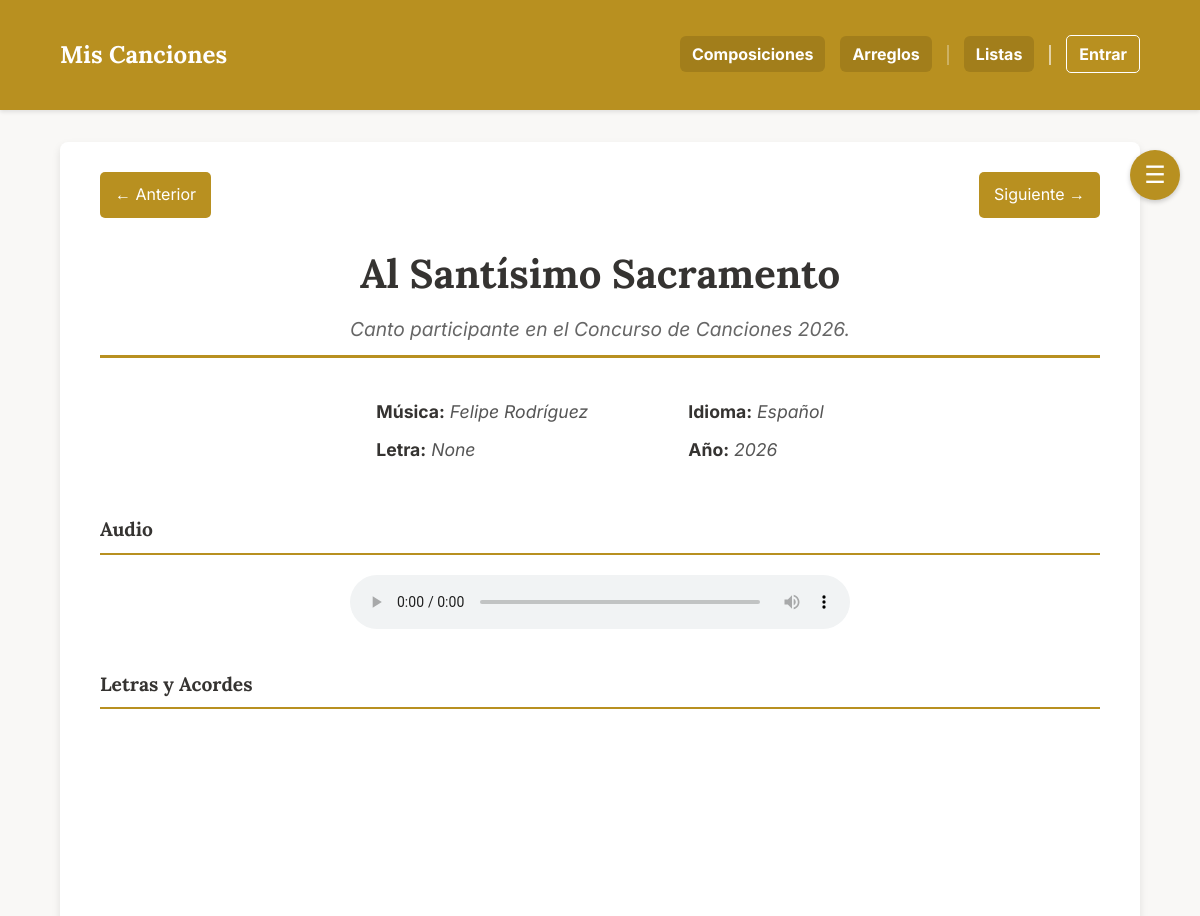
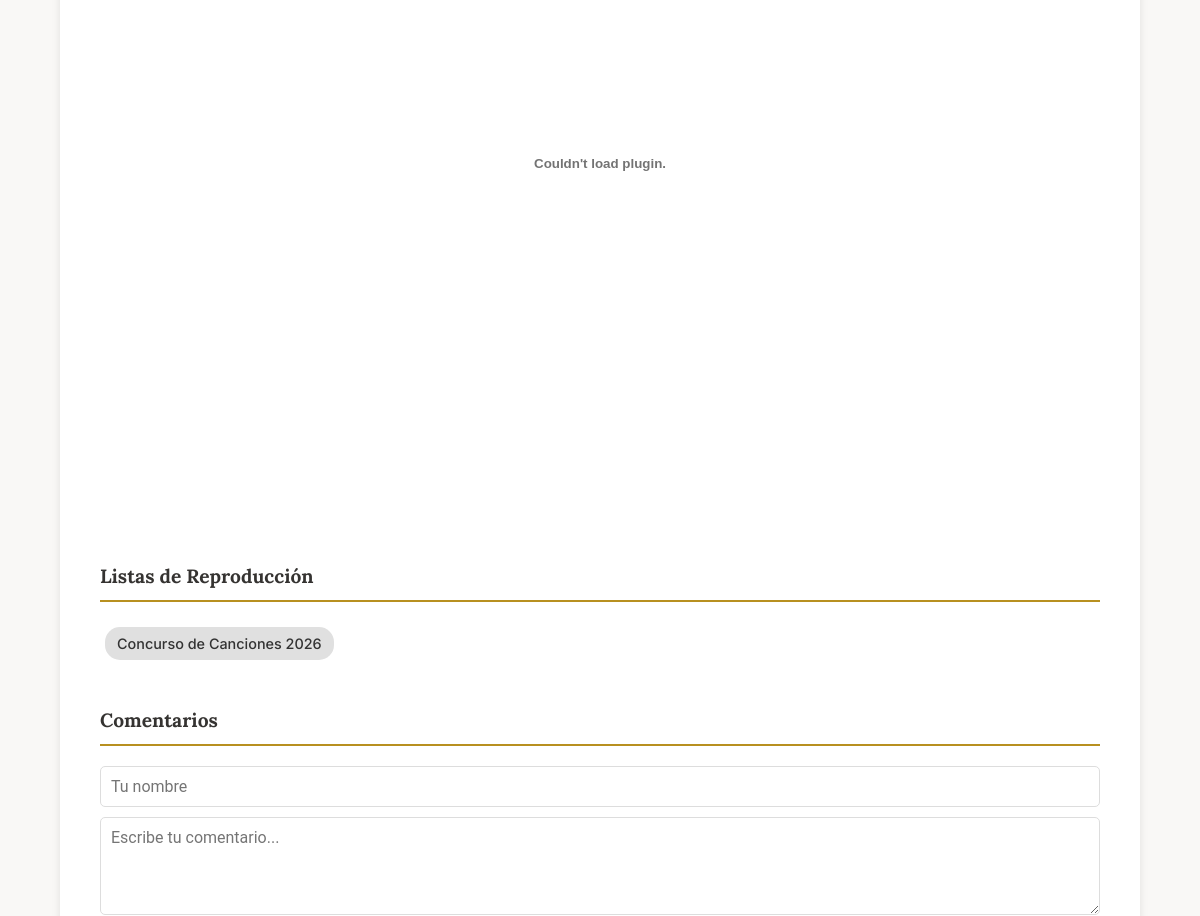
/composicion/28?context=index&tag_name=&search=&sort_by=alfabetico (upper part), run on an earlier commit of the app's database (2 pictures, top to bottom).
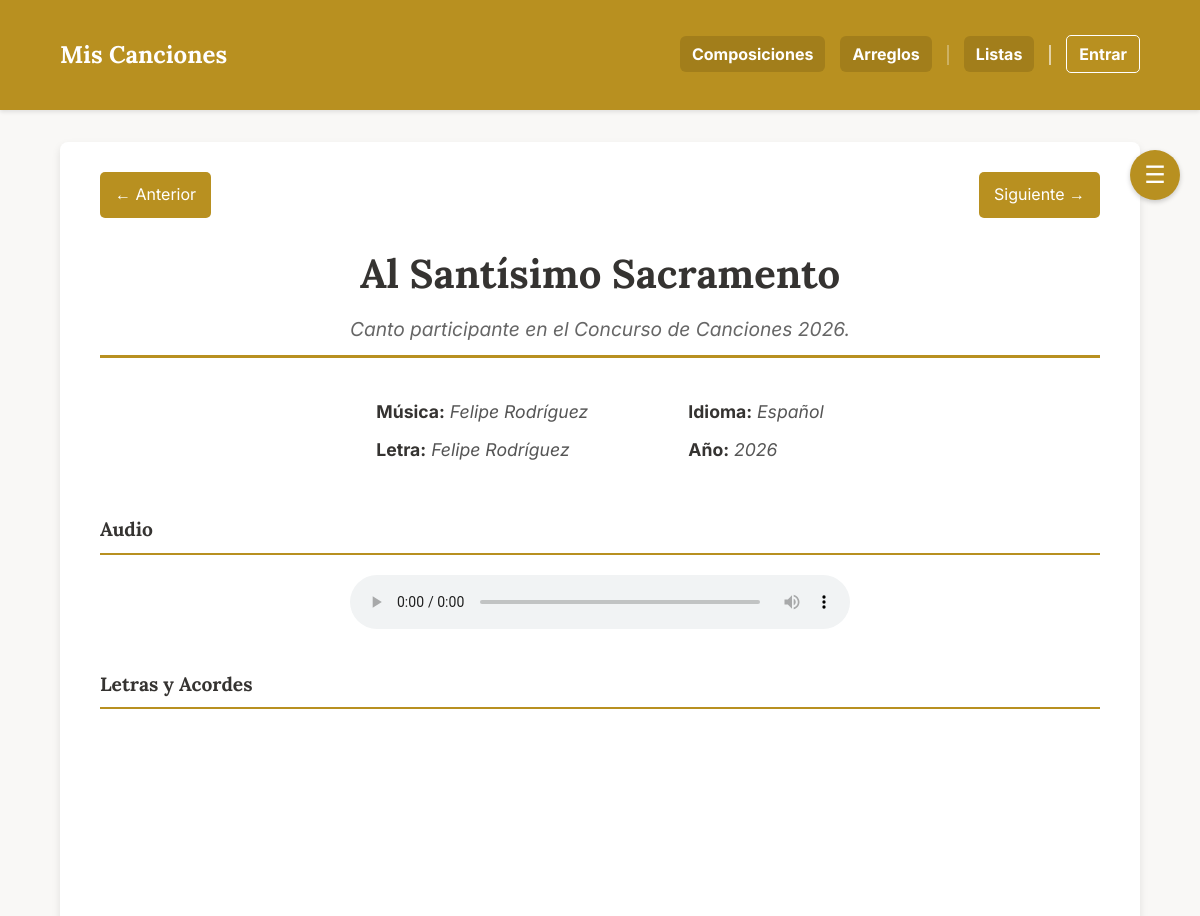
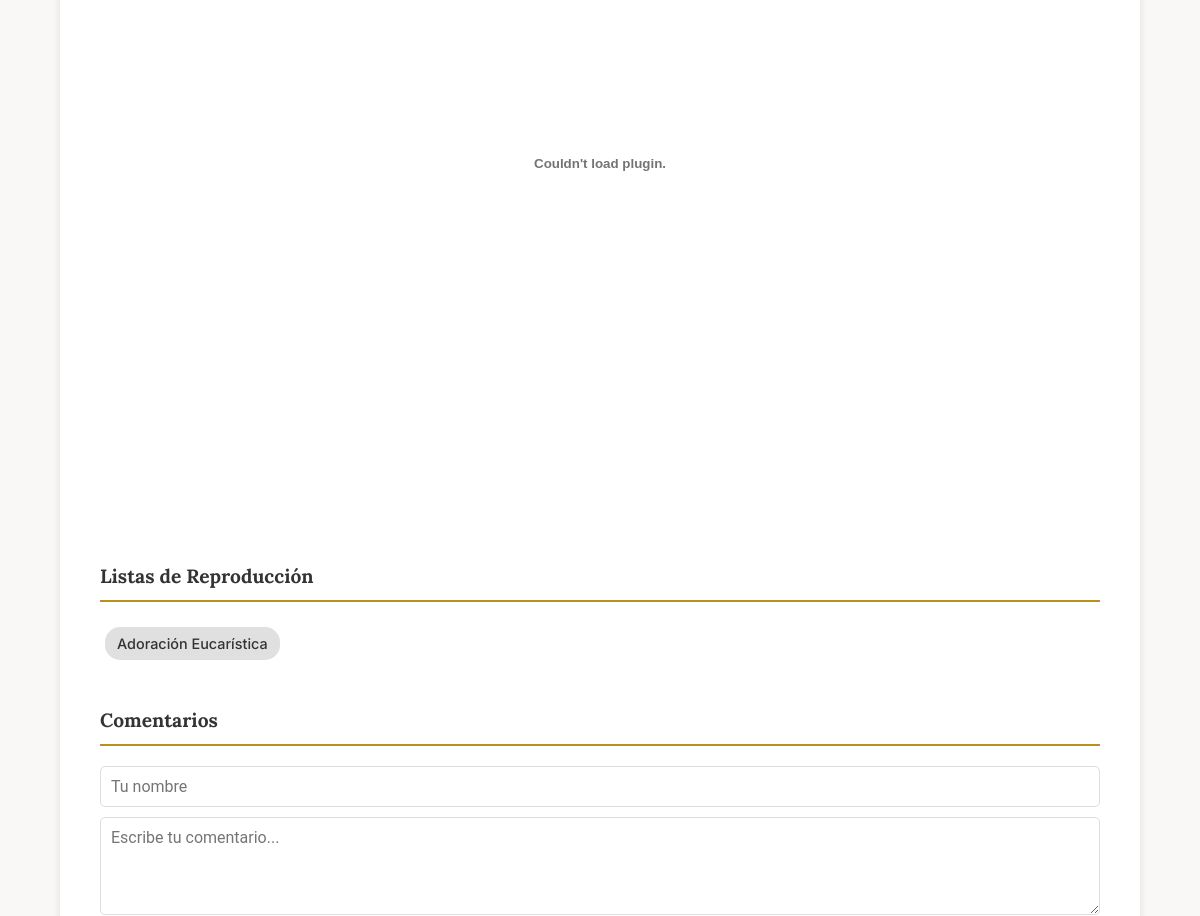
And on a later commit of the database (2 pictures, top to bottom).
### app.py (models this page shows, shortened)
class Cancion(db.Model):
    id = db.Column(db.Integer, primary_key=True)
    titulo = db.Column(db.String(150), nullable=False)
    musica = db.Column(db.String(100))
    letra = db.Column(db.String(100))
    adaptacion = db.Column(db.String(100))
    idioma = db.Column(db.String(50))
    dia = db.Column(db.Integer, nullable=True)
    mes = db.Column(db.Integer, nullable=True)
    anio = db.Column(db.Integer)
    descripcion = db.Column(db.Text)
    audio = db.Column(db.String(150))
    letras_acordes = db.Column(db.String(150)) # Antes 'partitura' (PDF)
    partitura = db.Column(db.String(150))      # Antes 'partitura_xml' (MusicXML)
    midi = db.Column(db.String(150))           # Archivo MIDI
    tags_json = db.Column(db.String(500))
    tipo = db.Column(db.String(50), nullable=False, default='local')
    categorias_json = db.Column(db.String(200))
    youtube_video_embed = db.Column(db.Text)
    youtube_audio_embed = db.Column(db.Text)
    @property
    def tags(self):
        return json.loads(self.tags_json) if self.tags_json else []

### app.py (the view)
@app.route('/composicion/<int:comp_id>')
def ver_composicion(comp_id):
    context = request.args.get('context', 'index')
    tag_name = request.args.get('tag_name')
    search_query = request.args.get('search')
    sort_by = request.args.get('sort_by', 'canonico')
    playlist = get_playlist_songs(context, tag_name, search_query, sort_by)
    playlist_ids = [song.id for song in playlist]
    try:
        current_index = playlist_ids.index(comp_id)
    except ValueError:
        current_index = -1
    prev_song_url = None
    if current_index > 0:
        prev_id = playlist_ids[current_index - 1]
        prev_song_url = url_for('ver_composicion', comp_id=prev_id, context=context, tag_name=tag_name, search=search_query, sort_by=sort_by)
    next_song_url = None
    if current_index != -1 and current_index < len(playlist_ids) - 1:
        next_id = playlist_ids[current_index + 1]
        next_song_url = url_for('ver_composicion', comp_id=next_id, context=context, tag_name=tag_name, search=search_query, sort_by=sort_by)
    playlist_title = "Catálogo Completo"
    if context == 'composiciones':
        playlist_title = "Composiciones"
    elif context == 'arreglos':
        playlist_title = "Arreglos"
    elif context == 'tag' and tag_name:
        if ':' in tag_name:
            playlist_title = tag_name.split(':', 1)[1].strip()
        else:
            playlist_title = tag_name
    playlist_url = url_for('index') # URL por defecto
    if context == 'composiciones':
        playlist_url = url_for('ver_composiciones', search=search_query, sort_by=sort_by)
    elif context == 'arreglos':
        playlist_url = url_for('ver_arreglos', search=search_query, sort_by=sort_by)
    elif context == 'tag' and tag_name:
        playlist_url = url_for('ver_tag', tag_name=tag_name, search=search_query, sort_by=sort_by)
    elif context == 'index':
         playlist_url = url_for('index', search=search_query, sort_by=sort_by)
    obra_encontrada = Cancion.query.get_or_404(comp_id)
    partitura_path = obra_encontrada.partitura
    comentarios_obra = Comentario.query.filter_by(obra_id=comp_id).order_by(Comentario.fecha_creacion.desc()).all()
    return render_template('composicion.html', obra=obra_encontrada, partitura_path=partitura_path, comentarios=comentarios_obra, prev_song_url=prev_song_url, next_song_url=next_song_url, playlist=playlist, playlist_title=playlist_title, playlist_url=playlist_url)

### templates/composicion.html (shortened to what this page needs)
{% extends "base.html" %}
{% block content %}
    <button id="open-playlist-btn" class="playlist-toggle-btn">☰</button>
    <div class="detalle-obra">
        <div class="detalle-header">
            {% if prev_song_url %}
                <a href="{{ prev_song_url }}" class="btn-nav">← Anterior</a>
            {% else %}
                <span class="btn-nav-disabled">← Anterior</span>
            {% endif %}
            {% if next_song_url %}
                <a href="{{ next_song_url }}" class="btn-nav">Siguiente →</a>
            {% else %}
                <span class="btn-nav-disabled">Siguiente →</span>
            {% endif %}
        </div>
        <div class="title-container">
            <h2>{{ obra.titulo }}</h2>
            {% if obra.descripcion %}
                <p class="song-subtitle">{{ obra.descripcion }}</p>
            {% endif %}
        </div>
        <div class="metadata-grid">
            <div class="metadata-column">
                <p><span class="metadata-label">Música:</span> <span class="metadata-value">{{ obra.musica }}</span></p>
                <p><span class="metadata-label">Letra:</span> <span class="metadata-value">{{ obra.letra }}</span></p>
            </div>
            <div class="metadata-column">
                <p><span class="metadata-label">Idioma:</span> <span class="metadata-value">{{ obra.idioma }}</span></p>
                <p><span class="metadata-label">Año:</span> <span class="metadata-value">{{ obra.anio }}</span></p>
            </div>
        </div>
        {% if obra.tipo == 'local' %}
            <h4>Audio</h4>
            <audio controls class="reproductor">
                <source src="{{ url_for('static', filename=obra.audio) }}" type="audio/mpeg">
            </audio>
            {% if obra.letras_acordes %}
                <h4>Letras y Acordes</h4>
                <embed src="{{ url_for('static', filename=obra.letras_acordes) }}" type="application/pdf" width="100%" height="700px" />
            {% endif %}
        {% endif %}
        {% if obra.tags %}
            <h4>Listas de Reproducción</h4>
            <div class="tags-container">
                {% for tag in obra.tags %}
                    {% set parts = tag.split(':', 1) %}
                    {% if parts|length > 1 %}
                        {% set categoria = parts[0] | trim %}
                        {% set sub_etiqueta = parts[1] | trim %}
                        <a href="{{ url_for('ver_tag', tag_name=categoria) }}" class="tag-link tag-link-todas">{{ categoria }}</a>
                        <a href="{{ url_for('ver_tag', tag_name=tag) }}" class="tag-link">{{ sub_etiqueta }}</a>
                    {% else %}
                        <a href="{{ url_for('ver_tag', tag_name=tag) }}" class="tag-link">{{ tag }}</a>
                    {% endif %}
                {% endfor %}
            </div>
        {% endif %}
        <div class="comentarios-seccion">
            <h4>Comentarios</h4>
            <form action="{{ url_for('add_comment', comp_id=obra.id) }}" method="post" class="comentario-form">
                <input type="text" name="autor" placeholder="Tu nombre" required>
                <textarea name="contenido" rows="4" placeholder="Escribe tu comentario..." required></textarea>
            </form>
        </div>
    </div>
{% endblock %}

### templates/base.html (shortened to what this page needs)
<!DOCTYPE html>
<html lang="es">
<head>
    <link rel="stylesheet" href="{{ url_for('static', filename='style.css') }}">
</head>
<body>
    <header>
        <nav class="container">
            <a href="{{ url_for('index') }}" class="brand-logo">Mis Canciones</a>
            <ul>
                <li><a href="{{ url_for('ver_composiciones') }}">Composiciones</a></li>
                <li><a href="{{ url_for('ver_arreglos') }}">Arreglos</a></li>
                <li class="nav-separator"></li>
                <li><a href="{{ url_for('ver_listas') }}">Listas</a></li>
                <li class="nav-separator nav-separator-thick"></li>
                {% if session.logged_in %}
                    <li><a href="{{ url_for('logout') }}" class="login-link">Salir</a></li>
                {% else %}
                    <li><a href="{{ url_for('login') }}" class="login-link">Entrar</a></li>
                {% endif %}
            </ul>
        </nav>
    </header>
    <main class="container">
        {% block content %}{% endblock %}
    </main>
</body>
</html>

### static/style.css (style rules this page uses)
:root { --color-principal: #b89020; --color-fondo: #f9f8f6; --color-boton-nav: #a27e1b; --color-texto: #353331; --color-acento: #dcb33f; --color-blanco: #ffffff; }
body { font-family: 'Inter', sans-serif; background-color: var(--color-fondo); color: var(--color-texto); margin: 0; line-height: 1.6; }
h1, h2, h3, h4, h5, h6, .brand-logo { font-family: 'Lora', serif; font-weight: 700; }
.container { max-width: 100%; margin: 20px auto; padding: 0 5%; }
header { background-color: var(--color-principal); color: var(--color-blanco); padding: 1rem 0; margin-bottom: 2rem; box-shadow: 0 2px 4px rgba(0,0,0,0.1); }
nav { display: flex; justify-content: space-between; align-items: center; }
.brand-logo { font-size: 1.5em; font-weight: bold; color: var(--color-blanco); text-decoration: none; }
nav ul { list-style: none; margin: 0; padding: 0; display: flex; align-items: center; gap: 15px; }
nav ul li { margin-left: 0; }
nav ul li a { color: var(--color-blanco); text-decoration: none; font-weight: bold; transition: all 0.2s; padding: 8px 12px; border-radius: 6px; background-color: var(--color-boton-nav); }
.nav-separator { border-left: 2px solid rgba(255, 255, 255, 0.3); height: 20px; margin: 0; }
.nav-separator-thick { border-left-color: rgba(255, 255, 255, 0.6); }
.detalle-obra { background-color: var(--color-blanco); padding: 30px 40px; border-radius: 8px; box-shadow: 0 4px 8px rgba(0,0,0,0.1); max-width: 100%; margin: 0 auto; }
.detalle-header { display: flex; justify-content: space-between; align-items: center; margin-bottom: 1.5rem; }
.title-container { text-align: center; margin-bottom: 2.5rem; padding-bottom: 10px; border-bottom: 3px solid var(--color-principal); }
.detalle-obra h2 { font-size: 2.5em; margin-top: 0; margin-bottom: 0.5rem; }
.song-subtitle { font-style: italic; color: #666; font-size: 1.2em; margin: 0; }
.metadata-grid { display: flex; justify-content: center; gap: 100px; margin: 0 auto 2.5rem auto; font-size: 1.1em; }
.metadata-column p { margin: 0 0 10px 0; }
.metadata-label { font-weight: bold; color: var(--color-texto); }
.metadata-value { color: #555; font-style: italic; }
.detalle-obra h4 { font-size: 1.2em; border-bottom: 2px solid var(--color-principal); padding-bottom: 8px; margin-top: 40px; margin-bottom: 20px; }
.tags-container { text-align: left; padding: 0; margin: 0 0 20px 0; border: none; display: flex; flex-wrap: wrap; gap: 10px; align-items: center; }
.reproductor { width: 100%; max-width: 500px; margin: 20px auto; display: block; }
.tag-link { display: inline-block; background-color: #e0e0e0; color: #333; padding: 5px 12px; margin: 5px; border-radius: 15px; text-decoration: none; font-size: 0.9em; transition: background-color 0.2s, color 0.2s; }
.tag-link { font-weight: 500; }
.btn-nav { display: inline-block; text-decoration: none; background-color: var(--color-principal); color: white; padding: 10px 15px; border-radius: 5px; transition: background-color 0.2s; }
.comentarios-seccion { margin-top: 30px; }
.comentario-form { display: flex; flex-direction: column; gap: 10px; margin-bottom: 30px; }
.comentario-form input, .comentario-form textarea { padding: 10px; border: 1px solid #ddd; border-radius: 5px; font-family: 'Roboto', sans-serif; font-size: 1em; }
.login-link { background-color: rgba(0,0,0,0.1); border-radius: 5px; }
.login-link { background-color: transparent; border: 1px solid var(--color-blanco); border-radius: 5px; }
.playlist-toggle-btn { position: fixed; top: 150px; right: 20px; font-size: 24px; background-color: var(--color-principal); color: white; border: none; border-radius: 50%; width: 50px; height: 50px; cursor: pointer; z-index: 1001; box-shadow: 0 2px 5px rgba(0,0,0,0.2); transition: top 0.3s ease-in-out; }

What changed in the data, as far as the page shows it:
changed Cancion "Al Santísimo Sacramento": letra "None" → "Felipe Rodríguez"
Also different on the page:
new list line: "Adoración Eucarística"
list line gone: "Concurso de Canciones 2026"
